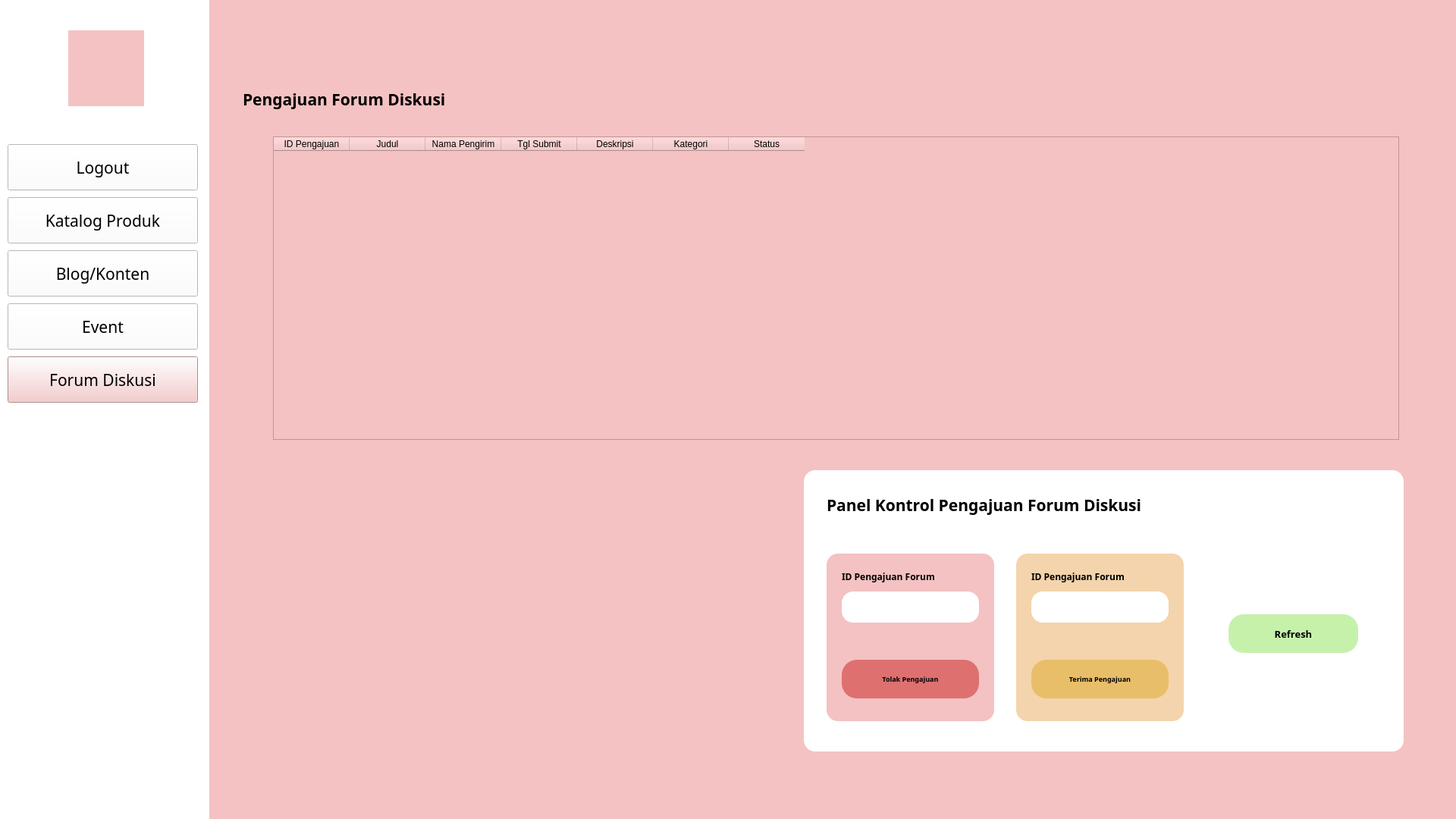
<?xml version="1.0" encoding="UTF-8"?>
<ui version="4.0">
 <class>Form</class>
 <widget class="QWidget" name="Form">
  <property name="enabled">
   <bool>true</bool>
  </property>
  <property name="geometry">
   <rect>
    <x>0</x>
    <y>0</y>
    <width>1920</width>
    <height>1080</height>
   </rect>
  </property>
  <property name="windowTitle">
   <string>Form</string>
  </property>
  <widget class="QWidget" name="widget_2" native="true">
   <property name="geometry">
    <rect>
     <x>0</x>
     <y>0</y>
     <width>1920</width>
     <height>1080</height>
    </rect>
   </property>
   <property name="styleSheet">
    <string notr="true">background-color: rgb(244, 194, 194);</string>
   </property>
   <widget class="QLabel" name="label">
    <property name="geometry">
     <rect>
      <x>-4</x>
      <y>-9</y>
      <width>280</width>
      <height>1091</height>
     </rect>
    </property>
    <property name="styleSheet">
     <string notr="true">background-color:rgba(255,255,255,255);
</string>
    </property>
    <property name="text">
     <string/>
    </property>
   </widget>
   <widget class="QLabel" name="label_7">
    <property name="geometry">
     <rect>
      <x>90</x>
      <y>40</y>
      <width>100</width>
      <height>100</height>
     </rect>
    </property>
    <property name="styleSheet">
     <string notr="true">border-image: url(:/logo/230074524_997511867746981_5578471149675859010_n.jpg)</string>
    </property>
    <property name="text">
     <string/>
    </property>
   </widget>
   <widget class="QPushButton" name="H_Logout">
    <property name="geometry">
     <rect>
      <x>10</x>
      <y>190</y>
      <width>251</width>
      <height>61</height>
     </rect>
    </property>
    <property name="font">
     <font>
      <family>Poppins</family>
      <pointsize>16</pointsize>
     </font>
    </property>
    <property name="styleSheet">
     <string notr="true">background-color: rgb(255, 255, 255);</string>
    </property>
    <property name="text">
     <string>Logout</string>
    </property>
   </widget>
   <widget class="QPushButton" name="H_Katalog">
    <property name="geometry">
     <rect>
      <x>10</x>
      <y>260</y>
      <width>251</width>
      <height>61</height>
     </rect>
    </property>
    <property name="font">
     <font>
      <family>Poppins</family>
      <pointsize>16</pointsize>
     </font>
    </property>
    <property name="styleSheet">
     <string notr="true">background-color: rgb(255, 255, 255);</string>
    </property>
    <property name="text">
     <string>Katalog Produk</string>
    </property>
   </widget>
   <widget class="QPushButton" name="H_Konten">
    <property name="geometry">
     <rect>
      <x>10</x>
      <y>330</y>
      <width>251</width>
      <height>61</height>
     </rect>
    </property>
    <property name="font">
     <font>
      <family>Poppins</family>
      <pointsize>16</pointsize>
     </font>
    </property>
    <property name="styleSheet">
     <string notr="true">background-color: rgb(255, 255, 255);</string>
    </property>
    <property name="text">
     <string>Blog/Konten</string>
    </property>
   </widget>
   <widget class="QPushButton" name="H_Event">
    <property name="geometry">
     <rect>
      <x>10</x>
      <y>400</y>
      <width>251</width>
      <height>61</height>
     </rect>
    </property>
    <property name="font">
     <font>
      <family>Poppins</family>
      <pointsize>16</pointsize>
     </font>
    </property>
    <property name="styleSheet">
     <string notr="true">background-color: rgb(255, 255, 255);</string>
    </property>
    <property name="text">
     <string>Event</string>
    </property>
   </widget>
   <widget class="QPushButton" name="H_ForumDiskusi">
    <property name="geometry">
     <rect>
      <x>10</x>
      <y>470</y>
      <width>251</width>
      <height>61</height>
     </rect>
    </property>
    <property name="font">
     <font>
      <family>Poppins</family>
      <pointsize>16</pointsize>
     </font>
    </property>
    <property name="styleSheet">
     <string notr="true">background-color: rgb(244, 194, 194);</string>
    </property>
    <property name="text">
     <string>Forum Diskusi</string>
    </property>
   </widget>
   <widget class="QLabel" name="logoLM">
    <property name="geometry">
     <rect>
      <x>90</x>
      <y>40</y>
      <width>100</width>
      <height>100</height>
     </rect>
    </property>
    <property name="styleSheet">
     <string notr="true">border-image: url(:/logo/img/logo.jpg)</string>
    </property>
    <property name="text">
     <string/>
    </property>
   </widget>
   <widget class="QLabel" name="label_2">
    <property name="geometry">
     <rect>
      <x>320</x>
      <y>80</y>
      <width>771</width>
      <height>101</height>
     </rect>
    </property>
    <property name="font">
     <font>
      <family>Poppins</family>
      <pointsize>16</pointsize>
      <weight>75</weight>
      <bold>true</bold>
     </font>
    </property>
    <property name="text">
     <string>Pengajuan Forum Diskusi</string>
    </property>
   </widget>
   <widget class="QTableWidget" name="tbPengajuan">
    <property name="geometry">
     <rect>
      <x>360</x>
      <y>180</y>
      <width>1485</width>
      <height>400</height>
     </rect>
    </property>
    <property name="autoScroll">
     <bool>false</bool>
    </property>
    <property name="dragEnabled">
     <bool>false</bool>
    </property>
    <column>
     <property name="text">
      <string>ID Pengajuan</string>
     </property>
    </column>
    <column>
     <property name="text">
      <string>Judul</string>
     </property>
    </column>
    <column>
     <property name="text">
      <string>Nama Pengirim</string>
     </property>
    </column>
    <column>
     <property name="text">
      <string>Tgl Submit</string>
     </property>
    </column>
    <column>
     <property name="text">
      <string>Deskripsi</string>
     </property>
    </column>
    <column>
     <property name="text">
      <string>Kategori</string>
     </property>
    </column>
    <column>
     <property name="text">
      <string>Status</string>
     </property>
    </column>
   </widget>
   <widget class="QFrame" name="frame_3">
    <property name="geometry">
     <rect>
      <x>1060</x>
      <y>620</y>
      <width>791</width>
      <height>371</height>
     </rect>
    </property>
    <property name="styleSheet">
     <string notr="true">background-color: rgb(255, 255, 255);
border-radius: 15px
</string>
    </property>
    <property name="frameShape">
     <enum>QFrame::StyledPanel</enum>
    </property>
    <property name="frameShadow">
     <enum>QFrame::Raised</enum>
    </property>
    <widget class="QLabel" name="label_13">
     <property name="geometry">
      <rect>
       <x>30</x>
       <y>20</y>
       <width>751</width>
       <height>51</height>
      </rect>
     </property>
     <property name="font">
      <font>
       <family>Poppins</family>
       <pointsize>16</pointsize>
       <weight>75</weight>
       <bold>true</bold>
      </font>
     </property>
     <property name="text">
      <string>Panel Kontrol Pengajuan Forum Diskusi</string>
     </property>
    </widget>
    <widget class="QFrame" name="frame_6">
     <property name="geometry">
      <rect>
       <x>30</x>
       <y>110</y>
       <width>221</width>
       <height>221</height>
      </rect>
     </property>
     <property name="styleSheet">
      <string notr="true">background-color: rgb(244, 194, 194);</string>
     </property>
     <property name="frameShape">
      <enum>QFrame::StyledPanel</enum>
     </property>
     <property name="frameShadow">
      <enum>QFrame::Raised</enum>
     </property>
     <widget class="QLabel" name="label_14">
      <property name="geometry">
       <rect>
        <x>20</x>
        <y>20</y>
        <width>191</width>
        <height>21</height>
       </rect>
      </property>
      <property name="font">
       <font>
        <family>Poppins</family>
        <pointsize>9</pointsize>
        <weight>75</weight>
        <bold>true</bold>
       </font>
      </property>
      <property name="text">
       <string>ID Pengajuan Forum</string>
      </property>
     </widget>
     <widget class="QLineEdit" name="txtIDPengajuan">
      <property name="geometry">
       <rect>
        <x>20</x>
        <y>50</y>
        <width>181</width>
        <height>41</height>
       </rect>
      </property>
      <property name="styleSheet">
       <string notr="true">background-color: rgb(255, 255, 255);</string>
      </property>
     </widget>
     <widget class="QPushButton" name="btnTolak">
      <property name="geometry">
       <rect>
        <x>20</x>
        <y>140</y>
        <width>181</width>
        <height>51</height>
       </rect>
      </property>
      <property name="font">
       <font>
        <family>Poppins</family>
        <pointsize>7</pointsize>
        <weight>75</weight>
        <bold>true</bold>
       </font>
      </property>
      <property name="styleSheet">
       <string notr="true">background-color: rgb(222, 112, 112);
border-radius:20px</string>
      </property>
      <property name="text">
       <string>Tolak Pengajuan</string>
      </property>
     </widget>
    </widget>
    <widget class="QLabel" name="error3">
     <property name="geometry">
      <rect>
       <x>30</x>
       <y>80</y>
       <width>481</width>
       <height>21</height>
      </rect>
     </property>
     <property name="font">
      <font>
       <family>Nunito</family>
      </font>
     </property>
     <property name="styleSheet">
      <string notr="true">color: red;</string>
     </property>
     <property name="text">
      <string/>
     </property>
     <property name="alignment">
      <set>Qt::AlignCenter</set>
     </property>
    </widget>
    <widget class="QPushButton" name="btnLoad">
     <property name="geometry">
      <rect>
       <x>560</x>
       <y>190</y>
       <width>171</width>
       <height>51</height>
      </rect>
     </property>
     <property name="font">
      <font>
       <family>Poppins</family>
       <pointsize>10</pointsize>
       <weight>75</weight>
       <bold>true</bold>
      </font>
     </property>
     <property name="styleSheet">
      <string notr="true">background-color: rgb(198, 241, 171);
border-radius: 20px</string>
     </property>
     <property name="text">
      <string>Refresh</string>
     </property>
    </widget>
    <widget class="QFrame" name="frame_7">
     <property name="geometry">
      <rect>
       <x>280</x>
       <y>110</y>
       <width>221</width>
       <height>221</height>
      </rect>
     </property>
     <property name="styleSheet">
      <string notr="true">background-color: rgb(244, 212, 172);</string>
     </property>
     <property name="frameShape">
      <enum>QFrame::StyledPanel</enum>
     </property>
     <property name="frameShadow">
      <enum>QFrame::Raised</enum>
     </property>
     <widget class="QLabel" name="label_15">
      <property name="geometry">
       <rect>
        <x>20</x>
        <y>20</y>
        <width>191</width>
        <height>21</height>
       </rect>
      </property>
      <property name="font">
       <font>
        <family>Poppins</family>
        <pointsize>9</pointsize>
        <weight>75</weight>
        <bold>true</bold>
       </font>
      </property>
      <property name="text">
       <string>ID Pengajuan Forum</string>
      </property>
     </widget>
     <widget class="QLineEdit" name="txtIDPengajuan2">
      <property name="geometry">
       <rect>
        <x>20</x>
        <y>50</y>
        <width>181</width>
        <height>41</height>
       </rect>
      </property>
      <property name="styleSheet">
       <string notr="true">background-color: rgb(255, 255, 255);</string>
      </property>
     </widget>
     <widget class="QPushButton" name="btnTerima">
      <property name="geometry">
       <rect>
        <x>20</x>
        <y>140</y>
        <width>181</width>
        <height>51</height>
       </rect>
      </property>
      <property name="font">
       <font>
        <family>Poppins</family>
        <pointsize>7</pointsize>
        <weight>75</weight>
        <bold>true</bold>
       </font>
      </property>
      <property name="styleSheet">
       <string notr="true">background-color: rgb(232, 190, 105);
border-radius:20px</string>
      </property>
      <property name="text">
       <string>Terima Pengajuan</string>
      </property>
     </widget>
    </widget>
   </widget>
   <zorder>label</zorder>
   <zorder>H_Logout</zorder>
   <zorder>H_Katalog</zorder>
   <zorder>H_Konten</zorder>
   <zorder>H_Event</zorder>
   <zorder>label_7</zorder>
   <zorder>logoLM</zorder>
   <zorder>label_2</zorder>
   <zorder>tbPengajuan</zorder>
   <zorder>frame_3</zorder>
   <zorder>H_ForumDiskusi</zorder>
  </widget>
 </widget>
 <resources>
  <include location="logo.qrc"/>
 </resources>
 <connections/>
</ui>
